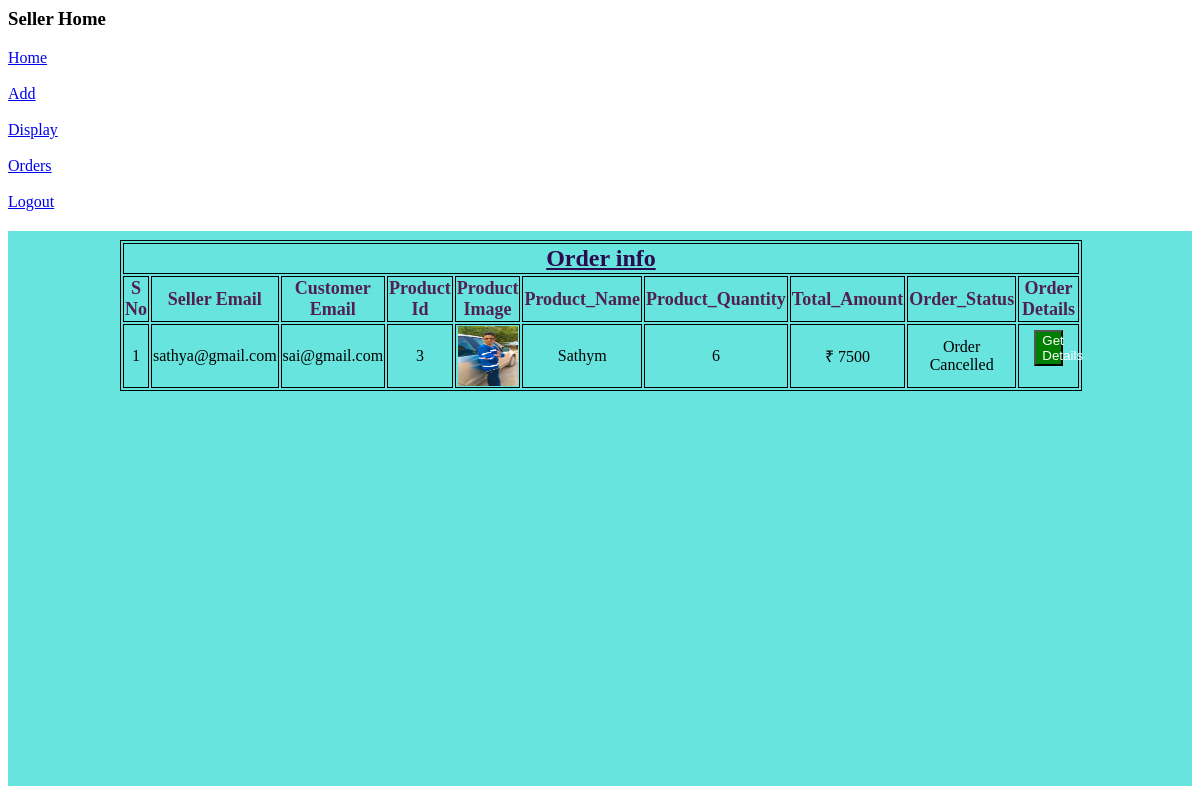
Page /seller/sord (signed in) on the committed database.
### Customer/models.py (models this page shows)
class Orders(models.Model):
    Customer_Email = models.EmailField()
    Seller_Email = models.EmailField()
    Pro_Id = models.IntegerField(default=0)
    Order_Id = models.CharField(max_length=50,default="ABC",unique=True)
    Name = models.CharField(max_length=20)
    Price = models.IntegerField()
    Quantity = models.IntegerField()
    Weight = models.IntegerField()
    Weight1 = models.CharField(max_length=10,default=0)
    Sub_Total = models.IntegerField()
    Payment_Mode = models.CharField(default=0,max_length=100)
    Order_Status = models.CharField(max_length=100)
    Order_Date = models.DateTimeField(auto_now=True,auto_now_add=False)
    Status_Date = models.DateTimeField(auto_now=True,auto_now_add=False)
    OImage = models.ImageField(upload_to='orders')

### Seller/views.py (the view)
# urls.py: path('sord',views.Sorder,name='sord'),
def Sorder(request):
    Email = request.session['suser']
    print(Email)
    try:
        res = Orders.objects.filter(Seller_Email=Email)
        return render(request,'Sorders.html',{'data':res})
    except:
        Orders.objects.filter(Seller_Email=Email)
        messages.info(request,'No orders are there')
        return render(request,'Sorders.html')

### Templates/Sorders.html (shortened to what this page needs)
{% load static %}
<html>
    <head>
    </head>
    <body>
        <h3>Seller Home</h3>
        <a href="shome">Home</a><br><br>
        <a href="add">Add</a><br><br>
        <a href="show">Display</a><br><br>
        <a href="sord">Orders</a><br><br>
        <a href="logout">Logout</a><br><br>
        <div class="Order_Received1">
            <div class="Order_Received2">
                <table>
                    <tr>
                        <th colspan="10">
                            <u>Order info</u>
                        </th>
                    </tr>
                    <tr>
                        <th>S No</th>
                        <th>Seller Email</th>
                        <th>Customer Email</th>
                        <th>Product Id</th>
                        <th>Product Image</th>
                        <th>Product_Name</th>
                        <th>Product_Quantity</th>
                        <th>Total_Amount</th>
                        <th>Order_Status</th>
                        <th>Order Details</th>
                    </tr>
                    {% for i in data %}
                        <tr>
                            <td>{{ i.id }}</td>
                            <td>{{ i.Seller_Email }}</td>
                            <td>{{ i.Customer_Email }}</td>
                            <td>{{ i.Pro_Id }}</td>
                            <td><img src="{{i.OImage.url}}" width="60" height="60"></td>
                            <td>{{i.Name}}</td>
                            <td>{{i.Quantity}}</td>
                            <td>&#8377 {{i.Sub_Total}}</td>
                            <td>{{ i.Order_Status }}</td>
                            <td>
                                <form action="odetails" method="POST">
                                    <button type="submit" >Get Details</button>
                                </form>
                            </td>
                        </tr>
                    {% endfor %}
                </table>
            </div>
    </body>
</html>

### Templates/Sorders.html (style rules this page uses)
.Order_Received1 { float: left;width: 100%;height: 555px;margin-top: 2px;background-color: rgb(104, 228, 222) }
.Order_Received2 { float: left;width: 80%;height: 400px;transform: translate(-50,-50);top: 30%;left: 10%;position: absolute;border-radius: 5px; }
.Order_Received2 u { font-weight: bold;font-size: x-large;text-align: center;color: rgb(43, 10, 78); }
.Order_Received2 table { width: 100%;border: 1px solid black; }
.Order_Received2 th { border: 1px solid black;width: 10%;color: rgb(80, 33, 80); font-weight: bold;font-size: large; }
.Order_Received2 td { border: 1px solid black;text-align: center;height: 25px; }
.Order_Received2 tr { height: 30px; }
.Order_Received2 button { background-color: green;color: white;width: 50%; }

### rows in the picture
Orders: id "1", Seller_Email "sathya@gmail.com", Customer_Email "sai@gmail.com", Pro_Id "3", OImage (picture), Name "Sathym", Quantity "6", Sub_Total "7500", Order_Status "Order Cancelled"
